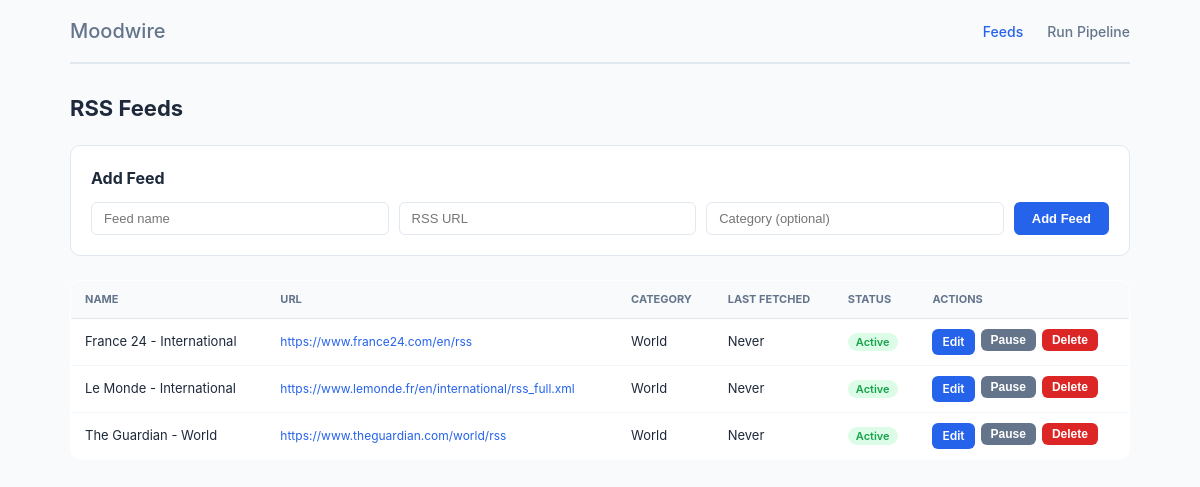
The page /feeds.php on the database its author committed.
### tables this page shows
CREATE TABLE IF NOT EXISTS feeds (
    id INT AUTO_INCREMENT PRIMARY KEY,
    name VARCHAR(255) NOT NULL,
    url VARCHAR(500) NOT NULL UNIQUE,
    category VARCHAR(100) DEFAULT NULL,
    active TINYINT(1) DEFAULT 1,
    last_fetched DATETIME DEFAULT NULL,
    created_at DATETIME DEFAULT CURRENT_TIMESTAMP
);

### db.php (called while the page is built, shortened)
<?php
function db(): PDO {
    static $pdo = null;
    if ($pdo === null) {
        $dsn = 'mysql:host=' . DB_HOST . ';dbname=' . DB_NAME . ';charset=utf8mb4';
        $pdo = new PDO($dsn, DB_USER, DB_PASS, [
            PDO::ATTR_ERRMODE            => PDO::ERRMODE_EXCEPTION,
            PDO::ATTR_DEFAULT_FETCH_MODE => PDO::FETCH_ASSOC,
        ]);
    }
    return $pdo;
}

### functions.php (called while the page is built, shortened)
<?php
require_once __DIR__ . '/db.php';
function get_feeds(bool $active_only = false): array {
    $sql = 'SELECT * FROM feeds' . ($active_only ? ' WHERE active = 1' : '') . ' ORDER BY name';
    return db()->query($sql)->fetchAll();
}

### feeds.php (the view, shortened to what this page needs)
<?php
require_once __DIR__ . '/functions.php';
$feeds     = get_feeds();
$edit_feed = isset($_GET['edit']) ? get_feed((int)$_GET['edit']) : null;
?>
<!DOCTYPE html>
<html lang="en">
<head>
<link rel="stylesheet" href="style.css">
</head>
<body>
<div class="container">
  <nav class="nav">
    <a href="index.php" class="nav-logo">Moodwire</a>
    <a href="feeds.php" class="active">Feeds</a>
    <a href="run.php">Run Pipeline</a>
  </nav>
  <h1>RSS Feeds</h1>
  <div class="card">
    <h2><?= $edit_feed ? 'Edit Feed' : 'Add Feed' ?></h2>
    <form method="POST">
      <div class="form-row">
        <input type="text" name="name" placeholder="Feed name" required
               value="<?= htmlspecialchars($edit_feed['name'] ?? '') ?>">
        <input type="url" name="url" placeholder="RSS URL" required
               value="<?= htmlspecialchars($edit_feed['url'] ?? '') ?>">
        <input type="text" name="category" placeholder="Category (optional)"
               value="<?= htmlspecialchars($edit_feed['category'] ?? '') ?>">
        <button type="submit" class="btn"><?= $edit_feed ? 'Update' : 'Add Feed' ?></button>
      </div>
    </form>
  </div>
  <table class="table">
    <thead>
      <tr>
        <th>Name</th><th>URL</th><th>Category</th>
        <th>Last Fetched</th><th>Status</th><th>Actions</th>
      </tr>
    </thead>
    <tbody>
    <?php foreach ($feeds as $feed): ?>
      <tr class="<?= $feed['active'] ? '' : 'inactive' ?>">
        <td><?= htmlspecialchars($feed['name']) ?></td>
        <td><a href="<?= htmlspecialchars($feed['url']) ?>" target="_blank" class="url-cell">
            <?= htmlspecialchars($feed['url']) ?></a></td>
        <td><?= htmlspecialchars($feed['category'] ?? '—') ?></td>
        <td><?= $feed['last_fetched'] ?? 'Never' ?></td>
        <td><span class="badge <?= $feed['active'] ? 'badge-green' : 'badge-grey' ?>">
            <?= $feed['active'] ? 'Active' : 'Paused' ?></span></td>
        <td class="actions">
          <a href="?edit=<?= $feed['id'] ?>" class="btn btn-sm">Edit</a>
          <form method="POST" style="display:inline">
            <button class="btn btn-sm btn-grey"><?= $feed['active'] ? 'Pause' : 'Activate' ?></button>
          </form>
          <form method="POST" style="display:inline"
                onsubmit="return confirm('Delete this feed and all its articles?')">
            <button class="btn btn-sm btn-red">Delete</button>
          </form>
        </td>
      </tr>
    <?php endforeach; ?>
    </tbody>
  </table>
</div>
</body>
</html>

### style.css (style rules this page uses)
* { box-sizing: border-box; margin: 0; padding: 0; }
body { font-family: -apple-system, BlinkMacSystemFont, 'Segoe UI', sans-serif; background: #f8fafc; color: #1e293b; font-size: 14px; line-height: 1.5; }
.container { max-width: 1100px; margin: 0 auto; padding: 0 20px 60px; }
.nav { display: flex; align-items: center; gap: 24px; padding: 16px 0; border-bottom: 2px solid #e2e8f0; margin-bottom: 28px; }
.nav-logo { font-weight: 800; font-size: 20px; color: #1e293b; text-decoration: none; margin-right: auto; }
.nav a { text-decoration: none; color: #64748b; font-weight: 500; }
.nav a.active, .nav a:hover { color: #2563eb; }
h1 { font-size: 22px; font-weight: 700; margin-bottom: 20px; }
h2 { font-size: 16px; font-weight: 700; margin-bottom: 12px; }
.card { background: white; border: 1px solid #e2e8f0; border-radius: 10px; padding: 20px; margin-bottom: 24px; }
.form-row { display: flex; gap: 10px; flex-wrap: wrap; }
.form-row input { flex: 1; padding: 8px 12px; border: 1px solid #e2e8f0; border-radius: 6px; font-size: 13px; min-width: 140px; }
.btn { display: inline-flex; align-items: center; padding: 8px 18px; background: #2563eb; color: white; border: none; border-radius: 6px; font-size: 13px; font-weight: 600; cursor: pointer; text-decoration: none; white-space: nowrap; }
.btn-sm { padding: 4px 10px; font-size: 12px; }
.btn-grey { background: #64748b; }
.btn-red { background: #dc2626; }
.table { width: 100%; border-collapse: collapse; background: white; border-radius: 10px; overflow: hidden; border: 1px solid #e2e8f0; }
.table th { background: #f8fafc; padding: 10px 14px; text-align: left; font-size: 11px; font-weight: 700; text-transform: uppercase; color: #64748b; border-bottom: 1px solid #e2e8f0; }
.table td { padding: 10px 14px; border-bottom: 1px solid #f1f5f9; font-size: 13px; }
.table tr:last-child td { border-bottom: none; }
.url-cell { color: #2563eb; text-decoration: none; font-size: 12px; word-break: break-all; }
.actions { display: flex; gap: 6px; }
.badge { padding: 2px 8px; border-radius: 10px; font-size: 11px; font-weight: 600; }
.badge-green { background: #dcfce7; color: #16a34a; }

### rows shown on the page
feeds: name "France 24 - International", url "https://www.france24.com/en/rss", category "World", last_fetched "Never", active "Active"
feeds: name "Le Monde - International", url "https://www.lemonde.fr/en/international/rss_full.xml", category "World", last_fetched "Never", active "Active"
feeds: name "The Guardian - World", url "https://www.theguardian.com/world/rss", category "World", last_fetched "Never", active "Active"
